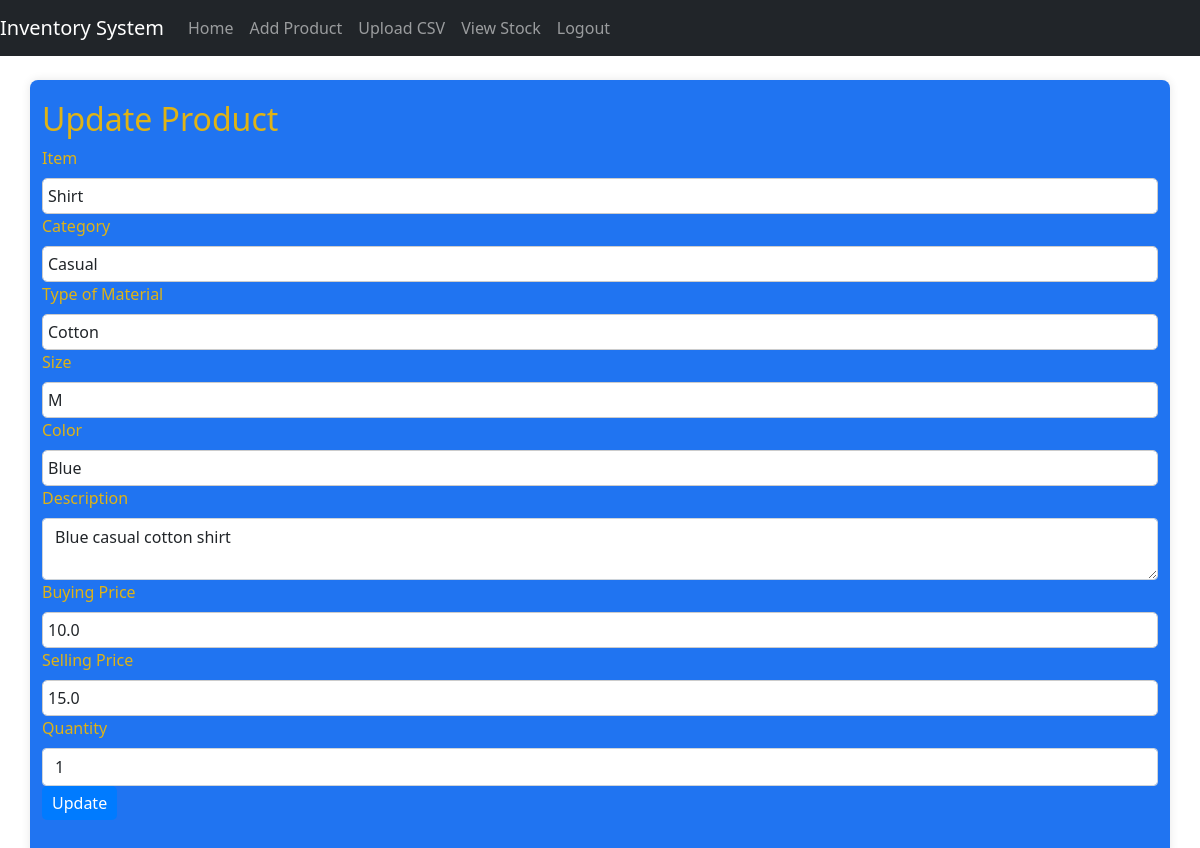
The page /product/update/SC0001 (signed in) on the database its author committed.
### STORE/models.py (models this page shows, shortened)
class Product(db.Model):
    id = db.Column(db.Integer, primary_key=True)
    pre = db.Column(db.String(10), nullable=False)
    code = db.Column(db.String(20), nullable=False, unique=True)
    item = db.Column(db.String(50), nullable=False)
    category = db.Column(db.String(50), nullable=False)
    type_material = db.Column(db.String(50), nullable=False)
    size = db.Column(db.String(10), nullable=False)
    color = db.Column(db.String(20), nullable=False)
    description = db.Column(db.String(255), nullable=True)
    buying_price = db.Column(db.Float, nullable=False)
    selling_price = db.Column(db.Float, nullable=False)
    quantity = db.Column(db.Integer, nullable=False)

### STORE/routes.py (the view, shortened to what this page needs)
@bp.route('/product/update/<string:code>', methods=['GET', 'POST'])
@login_required
def update_product(code):
    product = Product.query.filter_by(code=code).first()
    if not product:
        flash(f'Product with code {code} not found.', 'danger')
        return redirect(url_for('routes.view_stock'))
    form = UpdateProductForm(obj=product)
    return render_template('update_product.html', form=form, product=product)

### STORE/forms.py
class UpdateProductForm(FlaskForm):
    item = StringField('Item', validators=[DataRequired()])
    category = StringField('Category', validators=[DataRequired()])
    type_material = StringField('Type of Material', validators=[DataRequired()])
    size = StringField('Size', validators=[DataRequired()])
    color = StringField('Color', validators=[DataRequired()])
    description = TextAreaField('Description', validators=[DataRequired()])
    buying_price = FloatField('Buying Price', validators=[DataRequired()])
    selling_price = FloatField('Selling Price', validators=[DataRequired()])
    quantity = IntegerField('Quantity', validators=[DataRequired()])

### STORE/__init__.py (called while the page is built)
def create_app():
    app = Flask(__name__)
    app.config['SECRET_KEY'] = 'your_secret_key_here'
    app.config['SQLALCHEMY_DATABASE_URI'] = 'sqlite:///C:\\Users\\gabriel.githinji\\Desktop\\tests\\Clothes-Store-Inventory-with-Flask\\instance\\your_database.db'
    app.config['SQLALCHEMY_TRACK_MODIFICATIONS'] = False
    db.init_app(app)
    login_manager.init_app(app)
    login_manager.login_view = 'routes.login'
    migrate = Migrate(app, db)
    from STORE.models import User
    @login_manager.user_loader
    def load_user(user_id):
        return User.query.get(int(user_id))
    from STORE.routes import bp as routes_bp
    app.register_blueprint(routes_bp)
    return app

### STORE/templates/update_product.html (shortened to what this page needs)
{% extends "base.html" %}
{% block content %}
<div class="row">
    <div class="col">
        <h2>Update Product</h2>
        <form method="POST">
            <div class="form-group">
                {{ form.item.label(class="form-label") }}
                {{ form.item(class="form-control") }}
            </div>
            <div class="form-group">
                {{ form.category.label(class="form-label") }}
                {{ form.category(class="form-control") }}
            </div>
            <div class="form-group">
                {{ form.type_material.label(class="form-label") }}
                {{ form.type_material(class="form-control") }}
            </div>
            <div class="form-group">
                {{ form.size.label(class="form-label") }}
                {{ form.size(class="form-control") }}
            </div>
            <div class="form-group">
                {{ form.color.label(class="form-label") }}
                {{ form.color(class="form-control") }}
            </div>
            <div class="form-group">
                {{ form.description.label(class="form-label") }}
                {{ form.description(class="form-control") }}
            </div>
            <div class="form-group">
                {{ form.buying_price.label(class="form-label") }}
                {{ form.buying_price(class="form-control") }}
            </div>
            <div class="form-group">
                {{ form.selling_price.label(class="form-label") }}
                {{ form.selling_price(class="form-control") }}
            </div>
            <div class="form-group">
                {{ form.quantity.label(class="form-label") }}
                {{ form.quantity(class="form-control") }}
            </div>
            <button type="submit" class="btn btn-primary">Update</button>
        </form>
    </div>
</div>
{% endblock %}

### STORE/static/css/theme.css (style rules this page uses)
body { font-family: 'Arial', sans-serif; background-color: #FFC300; color: #1a3b70; margin: 0; padding: 0; height: 100vh; }
.btn-primary { background-color: #0A1931; color: #FFC300; border: none; padding: 10px 20px; border-radius: 4px; }

### STORE/static/css/custom_table.css (style rules this page uses)
form { margin-bottom: 20px; }
label { margin-right: 10px; }
input[type="text"], input[type="date"] { margin-right: 20px; padding: 5px; border-radius: 5px; border: 1px solid #ccc; }
button[type="submit"] { padding: 5px 10px; border-radius: 5px; background-color: #007bff; color: #fff; border: none; cursor: pointer; }

### rows shown on the page
Product: item "Shirt", category "Casual", type_material "Cotton", size "M", color "Blue", description "Blue casual cotton shirt", buying_price "10.0", selling_price "15.0", quantity "1"
